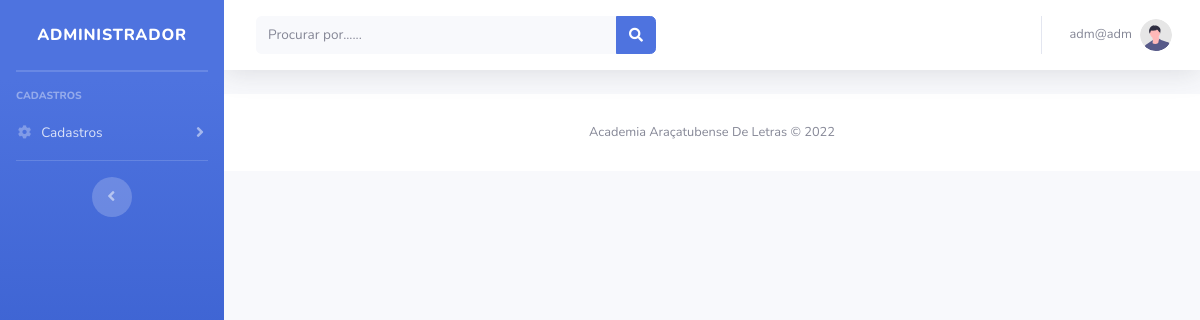
Page /modulos/historia/historia.php (signed in) on the earlier database version.
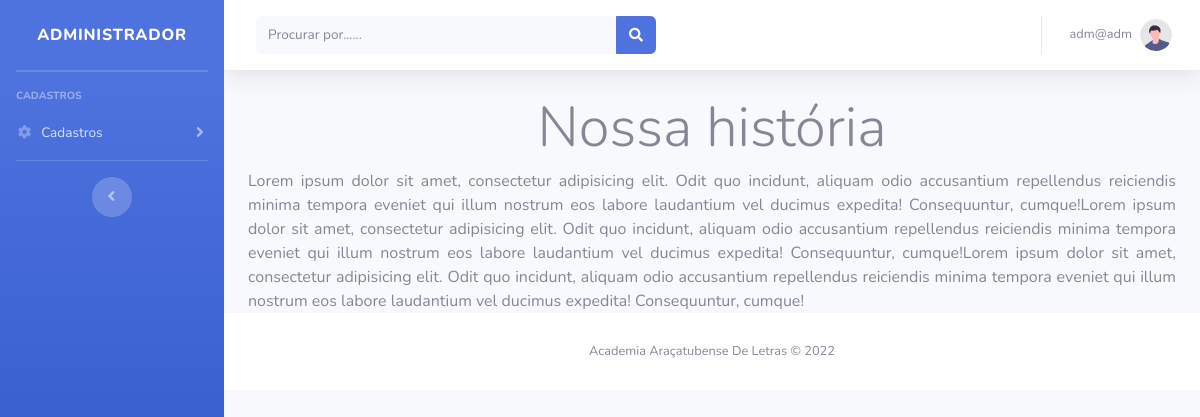
Same page on the later database version.
### tables this page shows
CREATE TABLE `historia` (
  `idHis` int(11) NOT NULL,
  `texto` text NOT NULL
);

### modulos/historia/historia.php (the view, shortened to what this page needs)
<!DOCTYPE html>
<html lang="pt-br">
<?php include_once path('template/head.php'); ?>
<body id="page-top">
    <div id="wrapper">
        <?php include_once path('template/sidebar.php'); ?>
        <div id="content-wrapper" class="d-flex flex-column">
            <div id="content">
                <?php include_once path('template/navbar.php'); ?>
                <?php
                $pdo = Banco::conectar();
                $sql = 'SELECT * FROM historia';
                foreach ($pdo->query($sql) as $row) { ?>
                    <div class="container-fluid">
                        <h1 class="display-4 text-center">Nossa história</h1>
                        <div class="text-justify"><?= $row['texto'] ?></div>
                    </div>
                <?php }
                ?>
                <footer class="sticky-footer bg-white">
                    <div class="container my-auto">
                        <div class="copyright text-center my-auto">
                            <span>Academia Araçatubense De Letras &copy; 2022</span>
                        </div>
                    </div>
                </footer>
            </div>
        </div>
</body>
</html>

Differences in the rows shown:
added historia: texto "Lorem ipsum dolor sit amet, consectetur adipisicing elit. Odit quo incidunt, aliquam odio accusantium repellendus reiciendis minima tempora eveniet qui illum nostrum eos labore laudantium vel ducimus expedita! Consequuntur, cumque!Lorem ipsum dolor sit amet, consectetur adipisicing elit. Odit quo incidunt, aliquam odio accusantium repellendus reiciendis minima tempora eveniet qui illum nostrum eos labore laudantium vel ducimus expedita! Consequuntur, cumque!Lorem ipsum dolor sit amet, consectetur adipisicing elit. Odit quo incidunt, aliquam odio accusantium repellendus reiciendis minima tempora eveniet qui illum nostrum eos labore laudantium vel ducimus expedita! Consequuntur, cumque!"
